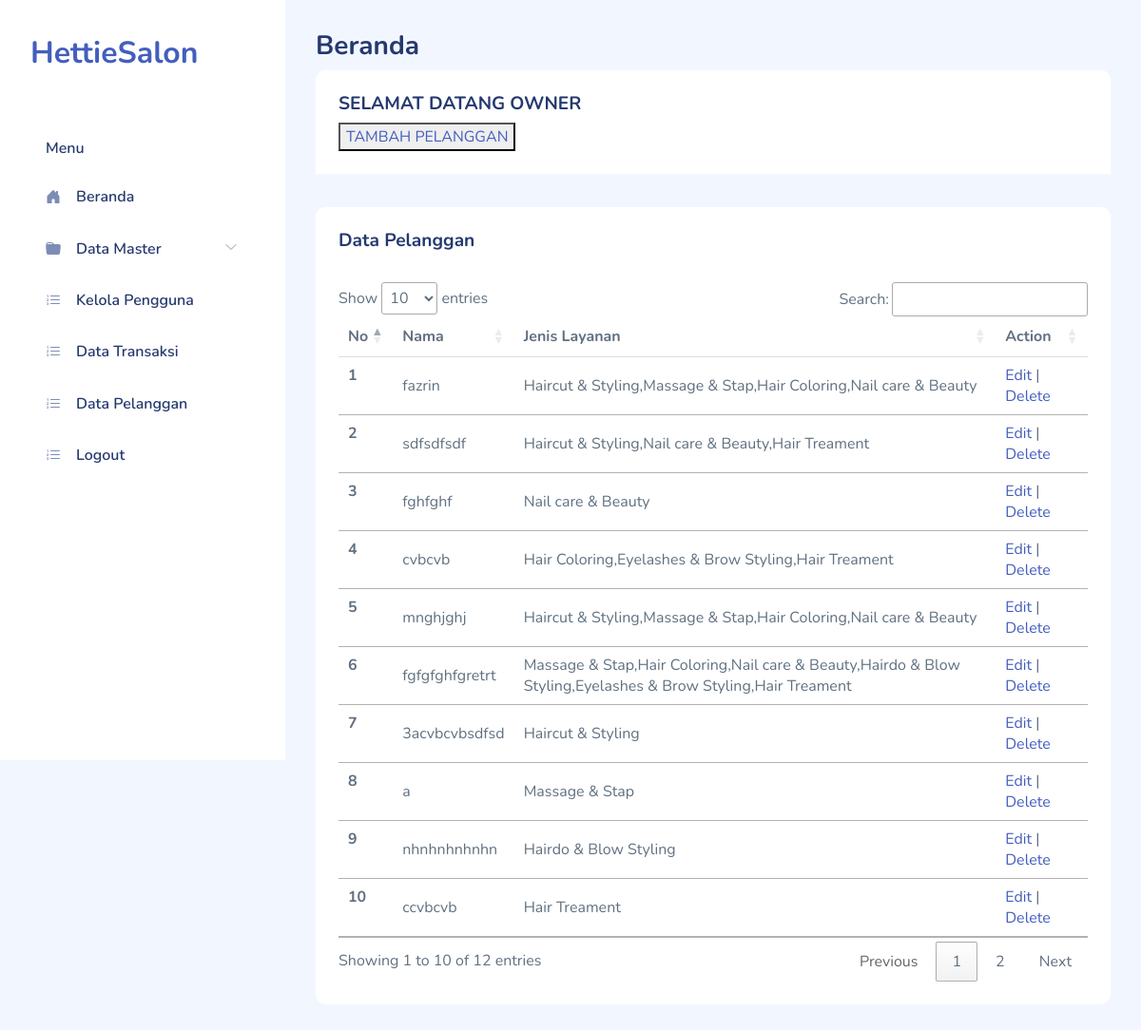
The page /data_pelanggan.php (signed in) on the database its author committed.
### tables this page shows
CREATE TABLE `pelanggan` (
  `id_pelanggan` int(11) NOT NULL,
  `nama` varchar(255) NOT NULL,
  `no_telp` varchar(255) NOT NULL,
  `tanggal_lahir` date NOT NULL,
  `jenis_layanan` varchar(255) NOT NULL
);

### data/data_pelanggan.php (the view, shortened to what this page needs)
<?php
require __DIR__ . '/../include/conn.php';
$search_term = isset($_GET['search']) ? $_GET['search'] : '';
$query = "SELECT * FROM pelanggan WHERE nama LIKE ? OR jenis_layanan LIKE ?";
$stmt = $db->prepare($query);
$search_param = '%' . $search_term . '%';
$stmt->bind_param("ss", $search_param, $search_param);
$stmt->execute();
$result = $stmt->get_result();
?>
<section class="row">
    <div class="col-12">
        <div class="card">
            <div class="card-header">
                <h4>Data Pelanggan</h4>
            </div>
            <div class="card-body">
                <table id="customersTable" class="table">
                    <thead>
                        <tr>
                            <th scope="col">No</th>
                            <th scope="col">Nama</th>
                            <th scope="col">Jenis Layanan</th>
                            <th scope="col">Action</th>
                        </tr>
                    </thead>
                    <tbody>
                        <?php
                        $row_number = 1;
                        while ($row = $result->fetch_assoc()) {
                            echo "<tr>
                                    <th scope='row'>{$row_number}</th>
                                    <td>{$row['nama']}</td>
                                    <td>{$row['jenis_layanan']}</td>
                                    <td>
                                        <a href='edit_pelanggan.php?id={$row['id_pelanggan']}'>Edit</a> |
                                        <a href='delete_pelanggan.php?id={$row['id_pelanggan']}'>Delete</a>
                                    </td>
                                  </tr>";
                            $row_number++;
                        }
                        ?>
                    </tbody>
                </table>
            </div>
        </div>
    </div>
</section>

### assets/css/app.css (style rules this page uses)
.card { margin-bottom:2.2rem;border:none }
.card .card-header { border:none }
.card .card-header h4 { font-size:1.2rem;font-weight:700 }
.card .card-header~.card-body { padding-top:0 }
.card .card-body { padding:1.5rem }
.dataTable-table td,.dataTable-table thead th,.table td,.table thead th { vertical-align:middle }
.dataTable-table:not(.table-borderless) thead th,.table:not(.table-borderless) thead th { border-bottom:1px solid #dedede!important }
a { text-decoration:none }

### rows shown on the page
pelanggan: nama "fazrin", jenis_layanan "Haircut & Styling,Massage & Stap,Hair Coloring,Nail care & Beauty"
pelanggan: nama "sdfsdfsdf", jenis_layanan "Haircut & Styling,Nail care & Beauty,Hair Treament"
pelanggan: nama "fghfghf", jenis_layanan "Nail care & Beauty"
pelanggan: nama "cvbcvb", jenis_layanan "Hair Coloring,Eyelashes & Brow Styling,Hair Treament"
pelanggan: nama "mnghjghj", jenis_layanan "Haircut & Styling,Massage & Stap,Hair Coloring,Nail care & Beauty"
pelanggan: nama "fgfgfghfgretrt", jenis_layanan "Massage & Stap,Hair Coloring,Nail care & Beauty,Hairdo & Blow Styling,Eyelashes & Brow Styling,Hair Treament"
pelanggan: nama "3acvbcvbsdfsd", jenis_layanan "Haircut & Styling"
pelanggan: nama "a", jenis_layanan "Massage & Stap"
pelanggan: nama "nhnhnhnhnhn", jenis_layanan "Hairdo & Blow Styling"
pelanggan: nama "ccvbcvb", jenis_layanan "Hair Treament"

### other values the page prints
$_SESSION['jabatan'] "OWNER"
